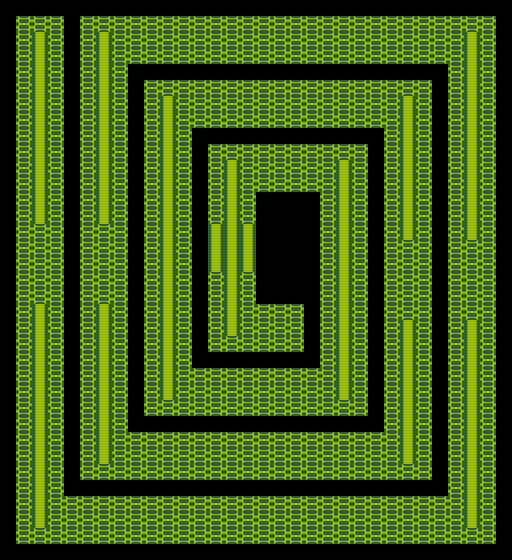

Rendered tile map (Tiled .tmx) drawn with the repository's tilesets; below, a short description and the map source with its tile grids summarised:
An orthogonal 32x35 tile map with 16x16 px tiles, 1 tile layer (world), 1 hidden layer not drawn and 55 objects (41x Spikes, 11x Lime, Stairs, Heroe, Boulder).

<map version="1.0" orientation="orthogonal" width="32" height="35" tilewidth="16" tileheight="16">
 <tileset firstgid="1" name="ground" tilewidth="16" tileheight="16">
  <image source="output/ground.png" trans="ff00ff" width="64" height="16" />
 </tileset>
 <layer name="world" width="32" height="35">
  <data>[1120 cells, 1120 non-empty, 3 distinct tile ids]</data>
 </layer>
 <objectgroup name="objects1" width="32" height="35">
  <object name="Stairs" x="288" y="336">
   <properties>
    <property name="next" value="3" />
   </properties>
  </object>
  <object name="Heroe" x="33" y="167" />
  <object name="Lime" x="32" y="287" />
  <object name="Lime" x="185" y="520" />
  <object name="Lime" x="294" y="455" />
  <object name="Lime" x="167" y="301" />
  <object name="Lime" x="277" y="37" />
  <object name="Spikes" x="96" y="272">
   <properties>
    <property name="init" value="2" />
    <property name="time" value="3" />
   </properties>
  </object>
  <object name="Spikes" x="464" y="272">
   <properties>
    <property name="init" value="0" />
    <property name="time" value="2" />
   </properties>
  </object>
  <object name="Spikes" x="480" y="336">
   <properties>
    <property name="init" value="1" />
    <property name="time" value="3" />
   </properties>
  </object>
  <object name="Spikes" x="480" y="128">
   <properties>
    <property name="init" value="0" />
    <property name="time" value="2" />
   </properties>
  </object>
  <object name="Spikes" x="272" y="48">
   <properties>
    <property name="init" value="2" />
    <property name="time" value="3" />
   </properties>
  </object>
  <object name="Spikes" x="272" y="32">
   <properties>
    <property name="init" value="1" />
    <property name="time" value="3" />
   </properties>
  </object>
  <object name="Spikes" x="336" y="544">
   <properties>
    <property name="init" value="0" />
    <property name="time" value="2" />
   </properties>
  </object>
  <object name="Spikes" x="336" y="528">
   <properties>
    <property name="init" value="0" />
    <property name="time" value="2" />
   </properties>
  </object>
  <object name="Spikes" x="96" y="320">
   <properties>
    <property name="init" value="2" />
    <property name="time" value="3" />
   </properties>
  </object>
  <object name="Spikes" x="96" y="192">
   <properties>
    <property name="init" value="2" />
    <property name="time" value="3" />
   </properties>
  </object>
  <object name="Lime" x="91" y="51" />
  <object name="Lime" x="121" y="35" />
  <object name="Lime" x="348" y="382" />
  <object name="Lime" x="318" y="398" />
  <object name="Lime" x="269" y="172" />
  <object name="Lime" x="239" y="188" />
  <object name="Spikes" x="384" y="544">
   <properties>
    <property name="init" value="0" />
    <property name="time" value="2" />
   </properties>
  </object>
  <object name="Spikes" x="384" y="512">
   <properties>
    <property name="init" value="0" />
    <property name="time" value="2" />
   </properties>
  </object>
  <object name="Spikes" x="224" y="400">
   <properties>
    <property name="init" value="0" />
    <property name="time" value="2" />
   </properties>
  </object>
  <object name="Spikes" x="224" y="384">
   <properties>
    <property name="init" value="0" />
    <property name="time" value="2" />
   </properties>
  </object>
  <object name="Spikes" x="240" y="400">
   <properties>
    <property name="init" value="0" />
    <property name="time" value="2" />
   </properties>
  </object>
  <object name="Spikes" x="240" y="384">
   <properties>
    <property name="init" value="0" />
    <property name="time" value="2" />
   </properties>
  </object>
  <object name="Spikes" x="255" y="414">
   <properties>
    <property name="init" value="0" />
    <property name="time" value="2" />
   </properties>
  </object>
  <object name="Spikes" x="256" y="400">
   <properties>
    <property name="init" value="0" />
    <property name="time" value="2" />
   </properties>
  </object>
  <object name="Spikes" x="256" y="384">
   <properties>
    <property name="init" value="0" />
    <property name="time" value="2" />
   </properties>
  </object>
  <object name="Spikes" x="256" y="464">
   <properties>
    <property name="init" value="0" />
    <property name="time" value="2" />
   </properties>
  </object>
  <object name="Spikes" x="256" y="448">
   <properties>
    <property name="init" value="0" />
    <property name="time" value="2" />
   </properties>
  </object>
  <object name="Spikes" x="368" y="448">
   <properties>
    <property name="init" value="0" />
    <property name="time" value="2" />
   </properties>
  </object>
  <object name="Spikes" x="368" y="464">
   <properties>
    <property name="init" value="1" />
    <property name="time" value="2" />
   </properties>
  </object>
  <object name="Spikes" x="368" y="48">
   <properties>
    <property name="init" value="2" />
    <property name="time" value="3" />
   </properties>
  </object>
  <object name="Spikes" x="368" y="64">
   <properties>
    <property name="init" value="2" />
    <property name="time" value="3" />
   </properties>
  </object>
  <object name="Spikes" x="336" y="48">
   <properties>
    <property name="init" value="2" />
    <property name="time" value="2" />
   </properties>
  </object>
  <object name="Spikes" x="336" y="64">
   <properties>
    <property name="init" value="2" />
    <property name="time" value="2" />
   </properties>
  </object>
  <object name="Spikes" x="208" y="48">
   <properties>
    <property name="init" value="2" />
    <property name="time" value="2" />
   </properties>
  </object>
  <object name="Spikes" x="208" y="64">
   <properties>
    <property name="init" value="1" />
    <property name="time" value="2" />
   </properties>
  </object>
  <object name="Spikes" x="112" y="368">
   <properties>
    <property name="init" value="2" />
    <property name="time" value="3" />
   </properties>
  </object>
  <object name="Spikes" x="112" y="352">
   <properties>
    <property name="init" value="2" />
    <property name="time" value="3" />
   </properties>
  </object>
  <object name="Spikes" x="480" y="464">
   <properties>
    <property name="init" value="2" />
    <property name="time" value="3" />
   </properties>
  </object>
  <object name="Spikes" x="464" y="464">
   <properties>
    <property name="init" value="1" />
    <property name="time" value="3" />
   </properties>
  </object>
  <object name="Spikes" x="480" y="448">
   <properties>
    <property name="init" value="2" />
    <property name="time" value="3" />
   </properties>
  </object>
  <object name="Spikes" x="464" y="448">
   <properties>
    <property name="init" value="1" />
    <property name="time" value="3" />
   </properties>
  </object>
  <object name="Spikes" x="480" y="416">
   <properties>
    <property name="init" value="2" />
    <property name="time" value="3" />
   </properties>
  </object>
  <object name="Spikes" x="320" y="304">
   <properties>
    <property name="init" value="0" />
    <property name="time" value="2" />
   </properties>
  </object>
  <object name="Spikes" x="352" y="272">
   <properties>
    <property name="init" value="0" />
    <property name="time" value="2" />
   </properties>
  </object>
  <object name="Spikes" x="320" y="272">
   <properties>
    <property name="init" value="0" />
    <property name="time" value="2" />
   </properties>
  </object>
  <object name="Spikes" x="352" y="304">
   <properties>
    <property name="init" value="0" />
    <property name="time" value="2" />
   </properties>
  </object>
  <object name="Spikes" x="336" y="224">
   <properties>
    <property name="init" value="0" />
    <property name="time" value="2" />
   </properties>
  </object>
  <object name="Boulder" x="16" y="64" />
 </objectgroup>
 <layer name="block" width="32" height="35" visible="0">
  <data>[1120 cells, 336 non-empty, 1 distinct tile ids]</data>
 </layer>
</map>